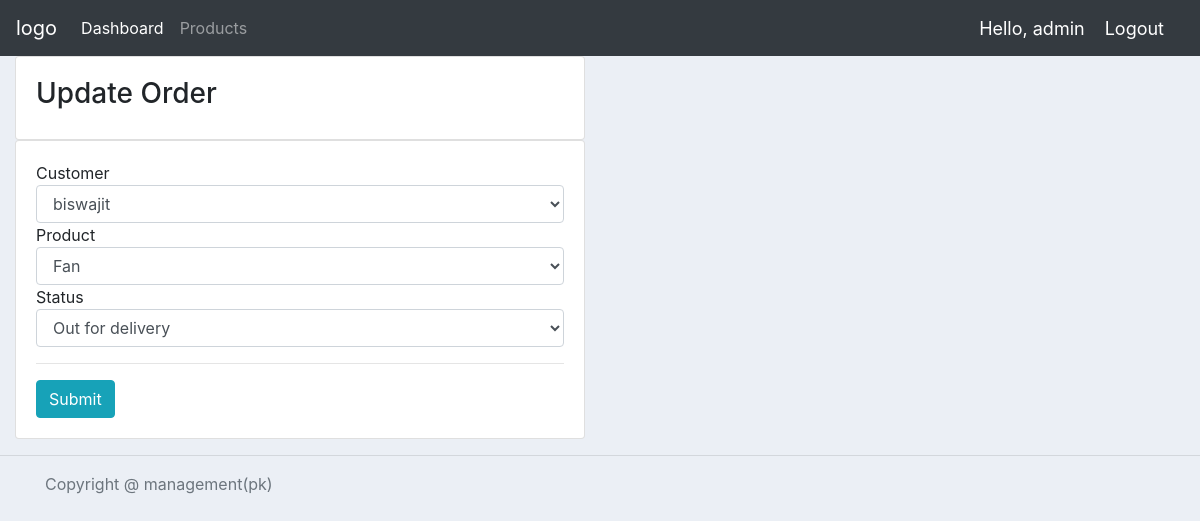
The page /update_order/1/ (signed in) on the database its author committed.
### accounts/models.py (models this page shows, shortened)
class Order(models.Model):
	STATUS = (
			('Pending', 'Pending'),
			('Out for delivery', 'Out for delivery'),
			('Delivered', 'Delivered'),
			)
	customer = models.ForeignKey(Customer, on_delete= models.SET_NULL, null=True)
	product = models.ForeignKey(Product, on_delete= models.SET_NULL, null=True)
	date_created = models.DateTimeField(auto_now_add=True, null=True, blank=True)
	status = models.CharField(max_length=200, null=True, choices=STATUS)

### accounts/decorators.py (the view)
		def wrapper_func(request, *args, **kwargs):
			group = None
			if request.user.groups.exists():
				group = request.user.groups.all()[0].name
			if group in allowed_roles:
				return view_func(request, *args, **kwargs)
			else:
				return HttpResponse('You are not authorized to view this page')

### accounts/forms.py
class OrderForm(ModelForm):
	class Meta:
		model = Order
		fields = '__all__'

### accounts/models.py (called while the page is built)
	def __str__(self):
		return self.name

	def __str__(self):
		return self.name

### accounts/views.py (called while the page is built)
@login_required(login_url='login')
@allowed_users(allowed_roles=['admin'])
def updateOrder(request, pk):
	action = 'update'
	order = Order.objects.get(id=pk)
	form = OrderForm(instance=order)
	if request.method == 'POST':
		form = OrderForm(request.POST, instance=order)
		if form.is_valid():
			form.save()
			return redirect('/customer/' + str(order.customer.id))
	context =  {'action':action, 'form':form}
	return render(request, 'accounts/order_form.html', context)

### accounts/templates/accounts/order_form.html (shortened to what this page needs)
{% extends 'accounts/main.html' %}
{% load static %}
{% block content %}
{% load widget_tweaks %}
<div class="row">
	<div class="col-md-6">
		<div class="card card-body">
			{% if action == 'create' %}
				<h3>Create Order</h3>
			{% elif action == 'update' %}
				<h3>Update Order</h3>
			{% endif %}
		</div>
	</div>
</div>
<div class="row">
	<div class="col-md-6">
		<div class="card card-body">
			<form action="" method="POST">
				{% for field in form %}
					{{field.label}}
					{{field|add_class:'form-control'}}
				{% endfor %}
				<hr>
				<input type="submit" class="btn btn-info">
			</form>
		</div>
	</div>
</div>
{% endblock %}

### accounts/templates/accounts/navbar.html (shortened to what this page needs)
{% load static %}
<nav class="navbar navbar-expand-lg navbar-dark bg-dark">
  <a class="navbar-brand" href="{% url 'home' %}">logo</a>
  <div class="collapse navbar-collapse" id="navbarNav">
    <ul class="navbar-nav">
      {% if request.user.is_staff %}
      <li class="nav-item active">
        <a class="nav-link" href="{% url 'home' %}">Dashboard</a>
      </li>
      <li class="nav-item">
        <a class="nav-link" href="{% url 'products' %}">Products</a>
      </li>
      {% else %}
       <li class="nav-item">
        <a class="nav-link" href="{% url 'account' %}">Settings</a>
      </li>
      {% endif %}
    </ul>
  </div>
  <span class="hello-msg">Hello, {{request.user}}</span>
  <span ><a  class="hello-msg" href="{% url 'logout' %}">Logout</a></span>
</nav>

### static/css/main.css (style rules this page uses)
body { background-color: #ebeff5; }

### accounts/templates/accounts/navbar.html (style rules this page uses)
.hello-msg { font-size: 18px; color: #fff; margin-right: 20px; }

### rows shown on the page
Order: form "biswajit" "Fan" "Out for delivery"

### other values the page prints
{{ request.user }} "admin"
{{ field.label }} "Customer" "Product" "Status"
